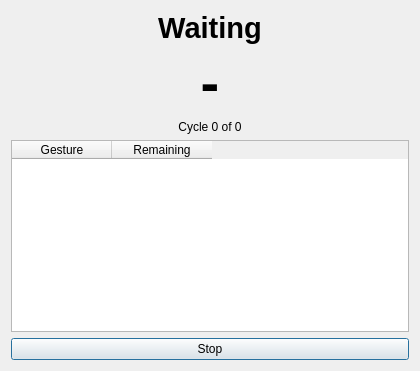
<?xml version="1.0" encoding="UTF-8"?>
<ui version="4.0">
 <class>CueCaptureDialogForm</class>
 <widget class="QDialog" name="CueCaptureDialogForm">
  <property name="windowTitle"><string>Capture</string></property>
  <property name="minimumSize"><size><width>420</width><height>300</height></size></property>
  <layout class="QVBoxLayout" name="verticalLayout">
   <item><widget class="QLabel" name="phaseLabel"><property name="text"><string>Waiting</string></property><property name="alignment"><set>Qt::AlignCenter</set></property><property name="styleSheet"><string notr="true">font-size: 22pt; font-weight: bold;</string></property></widget></item>
   <item><widget class="QLabel" name="countdownLabel"><property name="text"><string>-</string></property><property name="alignment"><set>Qt::AlignCenter</set></property><property name="styleSheet"><string notr="true">font-size: 42pt; font-weight: bold;</string></property></widget></item>
   <item><widget class="QLabel" name="cycleLabel"><property name="text"><string>Cycle 0 of 0</string></property><property name="alignment"><set>Qt::AlignCenter</set></property></widget></item>
   <item><widget class="QTableWidget" name="remainingTable"><property name="columnCount"><number>2</number></property><property name="rowCount"><number>0</number></property><column><property name="text"><string>Gesture</string></property></column><column><property name="text"><string>Remaining</string></property></column></widget></item>
   <item><widget class="QPushButton" name="stopButton"><property name="text"><string>Stop</string></property></widget></item>
  </layout>
 </widget>
 <resources/><connections/>
</ui>
